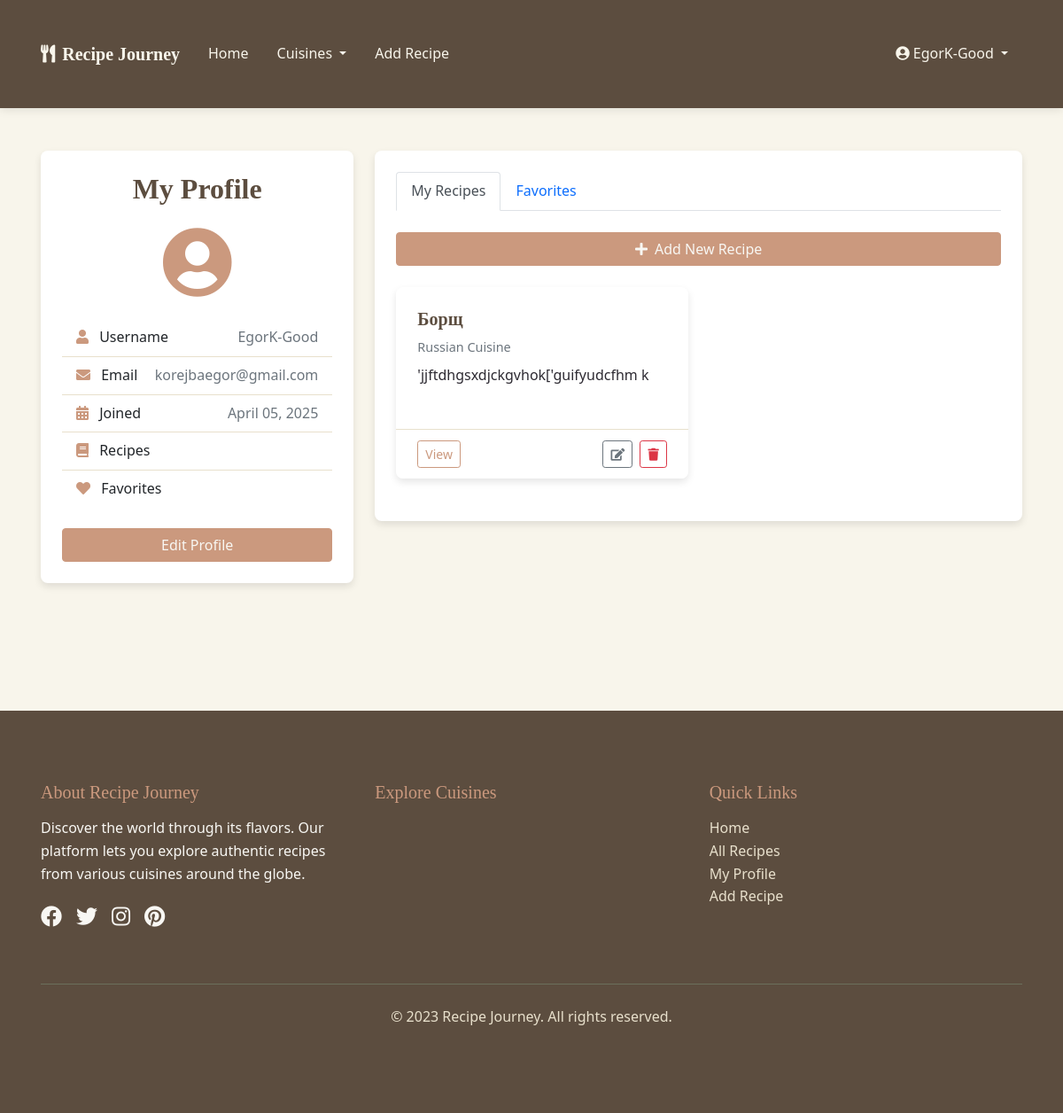
/profile (signed in), run on an earlier commit of the app's database.
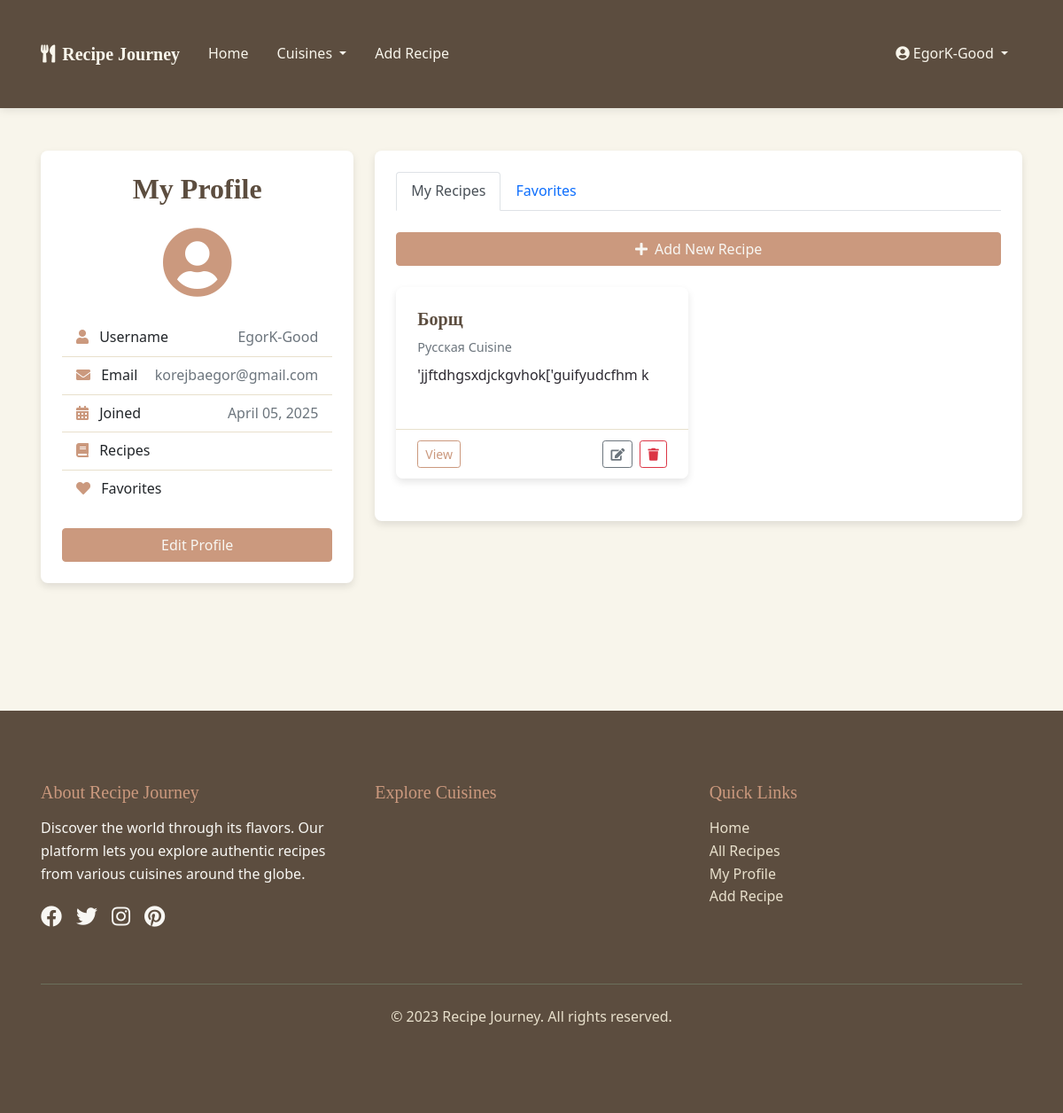
And on a later commit of the database.
### models.py (models this page shows, shortened)
class Recipe(db.Model):
    id = db.Column(db.Integer, primary_key=True)
    title = db.Column(db.String(128), nullable=False)
    description = db.Column(db.Text)
    ingredients = db.Column(db.Text, nullable=False)
    instructions = db.Column(db.Text, nullable=False)
    prep_time = db.Column(db.Integer)  # in minutes
    cook_time = db.Column(db.Integer)  # in minutes
    servings = db.Column(db.Integer)
    difficulty = db.Column(db.String(20))  # Easy, Medium, Hard
    created_at = db.Column(db.DateTime, default=datetime.utcnow)
    updated_at = db.Column(db.DateTime, default=datetime.utcnow, onupdate=datetime.utcnow)
    user_id = db.Column(db.Integer, db.ForeignKey('user.id'))
    cuisine_id = db.Column(db.Integer, db.ForeignKey('cuisine.id'))
    favorites = db.relationship('Favorite', backref='recipe', lazy='dynamic')

class Cuisine(db.Model):
    id = db.Column(db.Integer, primary_key=True)
    name = db.Column(db.String(64), unique=True, nullable=False)
    description = db.Column(db.Text)
    recipes = db.relationship('Recipe', backref='cuisine', lazy='dynamic')

### routes.py (the view, shortened to what this page needs)
@app.route('/profile', methods=['GET', 'POST'])
@login_required
def profile():
    form = ProfileForm(obj=current_user)
    user_recipes = Recipe.query.filter_by(user_id=current_user.id).order_by(Recipe.created_at.desc()).all()
    favorite_ids = [fav.recipe_id for fav in Favorite.query.filter_by(user_id=current_user.id).all()]
    favorite_recipes = Recipe.query.filter(Recipe.id.in_(favorite_ids)).all() if favorite_ids else []
    return render_template('profile.html', form=form, user_recipes=user_recipes, favorite_recipes=favorite_recipes)

### app.py (called while the page is built)
@login_manager.user_loader
def load_user(user_id):
    from models import User
    return User.query.get(int(user_id))

### templates/profile.html (shortened to what the changed rows need)
{% extends 'base.html' %}
{% block content %}
<div class="container py-5">
    <div class="row">
        <div class="col-md-4 mb-4">
            <div class="card shadow-custom">
                <div class="card-body">
                    <h2 class="card-title text-center mb-4">My Profile</h2>
                </div>
            </div>
        </div>
        <div class="col-md-8">
            <div class="card shadow-custom">
                <div class="card-body">
                    <div class="tab-content" id="profileTabsContent">
                        <div class="tab-pane fade show active" id="recipes" role="tabpanel" aria-labelledby="recipes-tab">
                            {% if user_recipes %}
                                <div class="row">
                                    {% for recipe in user_recipes %}
                                        <div class="col-md-6 mb-4">
                                            <div class="card h-100">
                                                <div class="card-body">
                                                    <h5 class="card-title">{{ recipe.title }}</h5>
                                                    <p class="card-subtitle mb-2 text-muted">{{ recipe.cuisine.name }} Cuisine</p>
                                                    <p class="card-text">{{ recipe.description[:100] }}{% if recipe.description|length > 100 %}...{% endif %}</p>
                                                </div>
                                                <div class="card-footer bg-white">
                                                    <div class="d-flex justify-content-between align-items-center">
                                                        <a href="{{ url_for('recipe_detail', recipe_id=recipe.id) }}" class="btn btn-sm btn-outline-primary">View</a>
                                                        <div>
                                                            <a href="{{ url_for('edit_recipe', recipe_id=recipe.id) }}" class="btn btn-sm btn-outline-secondary me-1">
                                                                <i class="fas fa-edit"></i>
                                                            </a>
                                                            <form action="{{ url_for('delete_recipe', recipe_id=recipe.id) }}" method="POST" class="d-inline" id="delete-recipe-form">
                                                                <button type="submit" class="btn btn-sm btn-outline-danger">
                                                                    <i class="fas fa-trash"></i>
                                                                </button>
                                                            </form>
                                                        </div>
                                                    </div>
                                                </div>
                                            </div>
                                        </div>
                                    {% endfor %}
                                </div>
                            {% endif %}
                        </div>
                    </div>
                </div>
            </div>
        </div>
    </div>
</div>
{% endblock %}

What changed in the data, as far as the page shows it:
changed through a linked row, Recipe "Борщ": cuisine.name "Russian" → "Русская"
